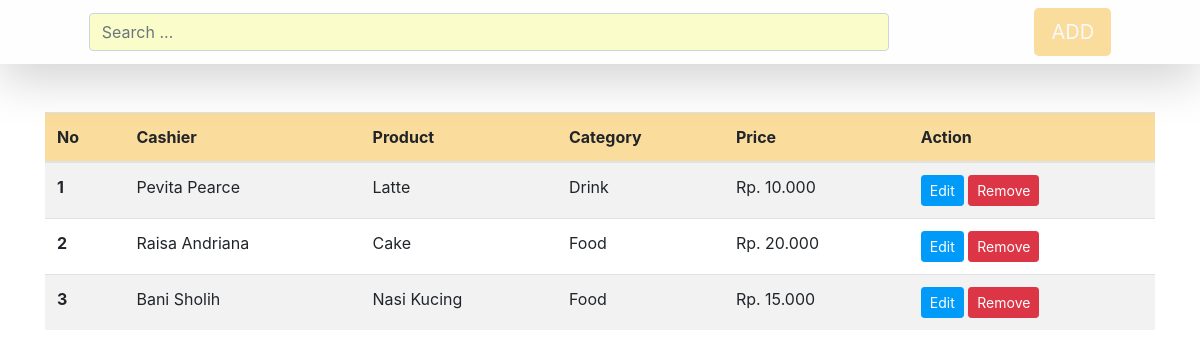
The page / on the database its author committed.
### tables this page shows
CREATE TABLE `product` (
  `id` int(10) NOT NULL,
  `name` varchar(100) NOT NULL,
  `price` int(11) NOT NULL,
  `id_category` int(11) NOT NULL,
  `id_cashier` int(11) NOT NULL
);

CREATE TABLE `cashier` (
  `id` int(10) NOT NULL,
  `name` varchar(100) NOT NULL
);

CREATE TABLE `category` (
  `id` int(10) NOT NULL,
  `name` varchar(100) NOT NULL
);

### index.php (the view, shortened to what this page needs)
<?php
include("connection.php");
$query = mysqli_query($conn, "SELECT product.id AS id, cashier.name AS cashier, product.name AS product, category.name AS category, product.price AS price FROM product INNER JOIN category ON product.id_category = category.id INNER JOIN cashier ON product.id_cashier = cashier.id");
?>
<!DOCTYPE html>
<html>
<head>
	<link rel="stylesheet" href="bootstrap/css/bootstrap.css">
</head>
<body>
	<nav class="navbar navbar-expand-lg navbar-light shadow-lg">
  		<div class="form-group">
  			<input type="text" class="form-control" placeholder="Search ...">
  		</div>
  		<div class="form-group">
  			<a data-toggle="modal" href="#addModal" class="btn btn-add btn-lg text-light" type="button">ADD</a>
  		</div>
	</nav>
	<div class="container mt-5">
		<table class="table table-striped">
			<thead>
				<tr>
					<th>No</th>
					<th>Cashier</th>
					<th>Product</th>
					<th>Category</th>
					<th>Price</th>
					<th>Action</th>
				</tr>
			</thead>
			<tbody>
				<?php $no = 1; ?>
				<?php foreach ($query as $data) : ?>
				<tr>
					<th><?= $no ++ ?></th>
					<td><?= $data['cashier'] ?></td>
					<td><?= $data['product'] ?></td>
					<td><?= $data['category'] ?></td>
					<td>Rp. <?= number_format($data['price'], 0, '', '.') ?></td>
					<td>
						<a href="#editModal-<?= $data['id'] ?>" data-toggle="modal" class="btn btn-success btn-sm">Edit</a>
						<a href="function.php?delete=<?= $data['id'] ?>" class="btn btn-danger btn-sm">Remove</a>
					</td>
				</tr>
				<?php endforeach; ?>
			</tbody>
		</table>
	</div>
</body>
</html>

### index.php (style rules this page uses)
body { background: #ffffff; }
.navbar { background-color: #fffefe; }
.navbar .form-group { position: relative; margin: 0 auto; }
.navbar .form-control { background-color: #fafdc9; width: 800px; }
.btn-add { background-color: #fadc9c; }
thead { background-color: #fadc9c; }

### rows shown on the page
product: id_cashier.name "Pevita Pearce", name "Latte", id_category.name "Drink", price "10.000"
product: id_cashier.name "Raisa Andriana", name "Cake", id_category.name "Food", price "20.000"
product: id_cashier.name "Bani Sholih", name "Nasi Kucing", id_category.name "Food", price "15.000"
